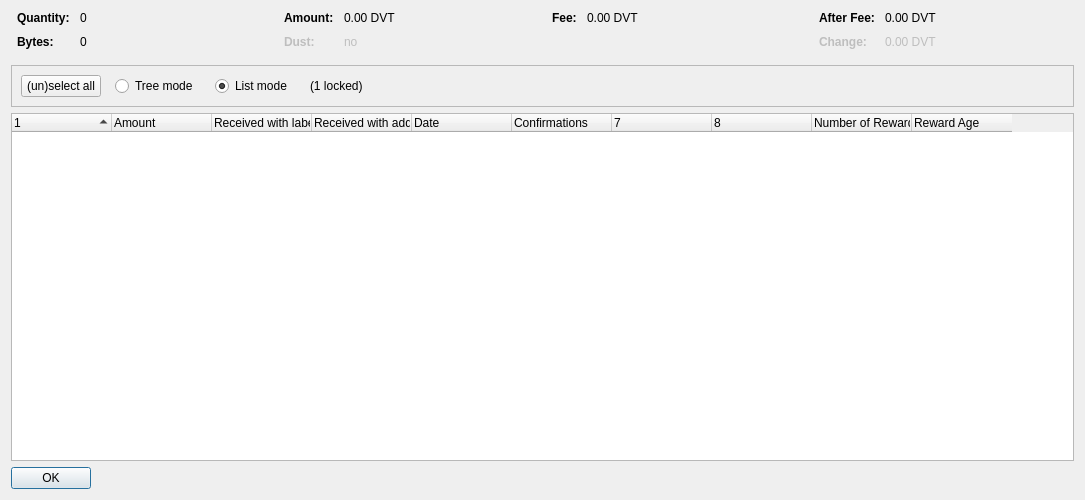
<?xml version="1.0" encoding="UTF-8"?>
<ui version="4.0">
 <class>CoinControlDialog</class>
 <widget class="QDialog" name="CoinControlDialog">
  <property name="geometry">
   <rect>
    <x>0</x>
    <y>0</y>
    <width>1085</width>
    <height>500</height>
   </rect>
  </property>
  <property name="sizePolicy">
   <sizepolicy hsizetype="Minimum" vsizetype="Preferred">
    <horstretch>0</horstretch>
    <verstretch>0</verstretch>
   </sizepolicy>
  </property>
  <property name="minimumSize">
   <size>
    <width>1085</width>
    <height>500</height>
   </size>
  </property>
  <property name="windowTitle">
   <string>Coin Selection</string>
  </property>
  <layout class="QVBoxLayout" name="verticalLayout">
   <item>
    <layout class="QHBoxLayout" name="horizontalLayoutTop" stretch="0,0,0,0">
     <property name="topMargin">
      <number>0</number>
     </property>
     <property name="bottomMargin">
      <number>10</number>
     </property>
     <item>
      <layout class="QFormLayout" name="formLayoutCoinControl1">
       <property name="horizontalSpacing">
        <number>10</number>
       </property>
       <property name="verticalSpacing">
        <number>10</number>
       </property>
       <property name="leftMargin">
        <number>6</number>
       </property>
       <property name="rightMargin">
        <number>6</number>
       </property>
       <item row="0" column="0">
        <widget class="QLabel" name="labelCoinControlQuantityText">
         <property name="font">
          <font>
           <weight>75</weight>
           <bold>true</bold>
          </font>
         </property>
         <property name="text">
          <string>Quantity:</string>
         </property>
        </widget>
       </item>
       <item row="0" column="1">
        <widget class="QLabel" name="labelCoinControlQuantity">
         <property name="cursor">
          <cursorShape>IBeamCursor</cursorShape>
         </property>
         <property name="contextMenuPolicy">
          <enum>Qt::ActionsContextMenu</enum>
         </property>
         <property name="text">
          <string notr="true">0</string>
         </property>
         <property name="textInteractionFlags">
          <set>Qt::LinksAccessibleByMouse|Qt::TextSelectableByKeyboard|Qt::TextSelectableByMouse</set>
         </property>
        </widget>
       </item>
       <item row="1" column="0">
        <widget class="QLabel" name="labelCoinControlBytesText">
         <property name="font">
          <font>
           <weight>75</weight>
           <bold>true</bold>
          </font>
         </property>
         <property name="text">
          <string>Bytes:</string>
         </property>
        </widget>
       </item>
       <item row="1" column="1">
        <widget class="QLabel" name="labelCoinControlBytes">
         <property name="cursor">
          <cursorShape>IBeamCursor</cursorShape>
         </property>
         <property name="contextMenuPolicy">
          <enum>Qt::ActionsContextMenu</enum>
         </property>
         <property name="text">
          <string notr="true">0</string>
         </property>
         <property name="textInteractionFlags">
          <set>Qt::LinksAccessibleByMouse|Qt::TextSelectableByKeyboard|Qt::TextSelectableByMouse</set>
         </property>
        </widget>
       </item>
      </layout>
     </item>
     <item>
      <layout class="QFormLayout" name="formLayoutCoinControl2">
       <property name="horizontalSpacing">
        <number>10</number>
       </property>
       <property name="verticalSpacing">
        <number>10</number>
       </property>
       <property name="leftMargin">
        <number>6</number>
       </property>
       <property name="rightMargin">
        <number>6</number>
       </property>
       <item row="0" column="0">
        <widget class="QLabel" name="labelCoinControlAmountText">
         <property name="font">
          <font>
           <weight>75</weight>
           <bold>true</bold>
          </font>
         </property>
         <property name="text">
          <string>Amount:</string>
         </property>
        </widget>
       </item>
       <item row="0" column="1">
        <widget class="QLabel" name="labelCoinControlAmount">
         <property name="cursor">
          <cursorShape>IBeamCursor</cursorShape>
         </property>
         <property name="contextMenuPolicy">
          <enum>Qt::ActionsContextMenu</enum>
         </property>
         <property name="text">
          <string notr="true">0.00 DVT</string>
         </property>
         <property name="textInteractionFlags">
          <set>Qt::LinksAccessibleByMouse|Qt::TextSelectableByKeyboard|Qt::TextSelectableByMouse</set>
         </property>
        </widget>
       </item>
       <item row="1" column="0">
        <widget class="QLabel" name="labelCoinControlLowOutputText">
         <property name="enabled">
          <bool>false</bool>
         </property>
         <property name="font">
          <font>
           <weight>75</weight>
           <bold>true</bold>
          </font>
         </property>
         <property name="text">
          <string>Dust:</string>
         </property>
        </widget>
       </item>
       <item row="1" column="1">
        <widget class="QLabel" name="labelCoinControlLowOutput">
         <property name="enabled">
          <bool>false</bool>
         </property>
         <property name="cursor">
          <cursorShape>IBeamCursor</cursorShape>
         </property>
         <property name="contextMenuPolicy">
          <enum>Qt::ActionsContextMenu</enum>
         </property>
         <property name="text">
          <string notr="true">no</string>
         </property>
         <property name="textInteractionFlags">
          <set>Qt::LinksAccessibleByMouse|Qt::TextSelectableByKeyboard|Qt::TextSelectableByMouse</set>
         </property>
        </widget>
       </item>
      </layout>
     </item>
     <item>
      <layout class="QFormLayout" name="formLayoutCoinControl3">
       <property name="horizontalSpacing">
        <number>10</number>
       </property>
       <property name="verticalSpacing">
        <number>10</number>
       </property>
       <property name="leftMargin">
        <number>6</number>
       </property>
       <property name="rightMargin">
        <number>6</number>
       </property>
       <item row="0" column="0">
        <widget class="QLabel" name="labelCoinControlFeeText">
         <property name="font">
          <font>
           <weight>75</weight>
           <bold>true</bold>
          </font>
         </property>
         <property name="text">
          <string>Fee:</string>
         </property>
        </widget>
       </item>
       <item row="0" column="1">
        <widget class="QLabel" name="labelCoinControlFee">
         <property name="cursor">
          <cursorShape>IBeamCursor</cursorShape>
         </property>
         <property name="contextMenuPolicy">
          <enum>Qt::ActionsContextMenu</enum>
         </property>
         <property name="text">
          <string notr="true">0.00 DVT</string>
         </property>
         <property name="textInteractionFlags">
          <set>Qt::LinksAccessibleByMouse|Qt::TextSelectableByKeyboard|Qt::TextSelectableByMouse</set>
         </property>
        </widget>
       </item>
      </layout>
     </item>
     <item>
      <layout class="QFormLayout" name="formLayoutCoinControl4">
       <property name="horizontalSpacing">
        <number>10</number>
       </property>
       <property name="verticalSpacing">
        <number>10</number>
       </property>
       <property name="leftMargin">
        <number>6</number>
       </property>
       <property name="rightMargin">
        <number>6</number>
       </property>
       <item row="0" column="0">
        <widget class="QLabel" name="labelCoinControlAfterFeeText">
         <property name="font">
          <font>
           <weight>75</weight>
           <bold>true</bold>
          </font>
         </property>
         <property name="text">
          <string>After Fee:</string>
         </property>
        </widget>
       </item>
       <item row="0" column="1">
        <widget class="QLabel" name="labelCoinControlAfterFee">
         <property name="cursor">
          <cursorShape>IBeamCursor</cursorShape>
         </property>
         <property name="contextMenuPolicy">
          <enum>Qt::ActionsContextMenu</enum>
         </property>
         <property name="text">
          <string notr="true">0.00 DVT</string>
         </property>
         <property name="textInteractionFlags">
          <set>Qt::LinksAccessibleByMouse|Qt::TextSelectableByKeyboard|Qt::TextSelectableByMouse</set>
         </property>
        </widget>
       </item>
       <item row="1" column="0">
        <widget class="QLabel" name="labelCoinControlChangeText">
         <property name="enabled">
          <bool>false</bool>
         </property>
         <property name="font">
          <font>
           <weight>75</weight>
           <bold>true</bold>
          </font>
         </property>
         <property name="text">
          <string>Change:</string>
         </property>
        </widget>
       </item>
       <item row="1" column="1">
        <widget class="QLabel" name="labelCoinControlChange">
         <property name="enabled">
          <bool>false</bool>
         </property>
         <property name="cursor">
          <cursorShape>IBeamCursor</cursorShape>
         </property>
         <property name="contextMenuPolicy">
          <enum>Qt::ActionsContextMenu</enum>
         </property>
         <property name="text">
          <string notr="true">0.00 DVT</string>
         </property>
         <property name="textInteractionFlags">
          <set>Qt::LinksAccessibleByMouse|Qt::TextSelectableByKeyboard|Qt::TextSelectableByMouse</set>
         </property>
        </widget>
       </item>
      </layout>
     </item>
    </layout>
   </item>
   <item>
    <widget class="QFrame" name="frame">
     <property name="minimumSize">
      <size>
       <width>0</width>
       <height>40</height>
      </size>
     </property>
     <property name="frameShape">
      <enum>QFrame::StyledPanel</enum>
     </property>
     <property name="frameShadow">
      <enum>QFrame::Sunken</enum>
     </property>
     <layout class="QHBoxLayout" name="horizontalLayout">
      <item>
       <layout class="QHBoxLayout" name="horizontalLayoutPanel" stretch="0,0,0,0,0">
        <property name="spacing">
         <number>14</number>
        </property>
        <item>
         <widget class="QPushButton" name="pushButtonSelectAll">
          <property name="sizePolicy">
           <sizepolicy hsizetype="Maximum" vsizetype="Fixed">
            <horstretch>0</horstretch>
            <verstretch>0</verstretch>
           </sizepolicy>
          </property>
          <property name="text">
           <string>(un)select all</string>
          </property>
          <property name="autoDefault">
           <bool>false</bool>
          </property>
         </widget>
        </item>
        <item>
         <widget class="QRadioButton" name="radioTreeMode">
          <property name="sizePolicy">
           <sizepolicy hsizetype="Maximum" vsizetype="Fixed">
            <horstretch>0</horstretch>
            <verstretch>0</verstretch>
           </sizepolicy>
          </property>
          <property name="text">
           <string>Tree mode </string>
          </property>
         </widget>
        </item>
        <item>
         <widget class="QRadioButton" name="radioListMode">
          <property name="sizePolicy">
           <sizepolicy hsizetype="Maximum" vsizetype="Fixed">
            <horstretch>0</horstretch>
            <verstretch>0</verstretch>
           </sizepolicy>
          </property>
          <property name="text">
           <string>List mode </string>
          </property>
          <property name="checked">
           <bool>true</bool>
          </property>
         </widget>
        </item>
        <item>
         <widget class="QLabel" name="labelLocked">
          <property name="text">
           <string notr="true">(1 locked)</string>
          </property>
         </widget>
        </item>
        <item>
         <spacer name="horizontalSpacer">
          <property name="orientation">
           <enum>Qt::Horizontal</enum>
          </property>
          <property name="sizeHint" stdset="0">
           <size>
            <width>40</width>
            <height>20</height>
           </size>
          </property>
         </spacer>
        </item>
       </layout>
      </item>
     </layout>
    </widget>
   </item>
   <item>
    <widget class="CoinControlTreeWidget" name="treeWidget">
     <property name="contextMenuPolicy">
      <enum>Qt::CustomContextMenu</enum>
     </property>
     <property name="sortingEnabled">
      <bool>false</bool>
     </property>
     <property name="columnCount">
      <number>10</number>
     </property>
     <attribute name="headerShowSortIndicator" stdset="0">
      <bool>true</bool>
     </attribute>
     <attribute name="headerStretchLastSection">
      <bool>false</bool>
     </attribute>
     <column>
      <property name="text">
       <string/>
      </property>
     </column>
     <column>
      <property name="text">
       <string>Amount</string>
      </property>
     </column>
     <column>
      <property name="text">
       <string>Received with label</string>
      </property>
     </column>
     <column>
      <property name="text">
       <string>Received with address</string>
      </property>
     </column>
     <column>
      <property name="text">
       <string>Date</string>
      </property>
     </column>
     <column>
      <property name="text">
       <string>Confirmations</string>
      </property>
      <property name="toolTip">
       <string>Confirmed</string>
      </property>
     </column>
     <column>
      <property name="text">
       <string notr="true">7</string>
      </property>
     </column>
     <column>
      <property name="text">
       <string notr="true">8</string>
      </property>
     </column>
     <column>
      <property name="text">
       <string>Number of Rewards</string>
      </property>
     </column>
     <column>
      <property name="text">
       <string>Reward Age</string>
      </property>
     </column>
    </widget>
   </item>
   <item>
    <widget class="QDialogButtonBox" name="buttonBox">
     <property name="sizePolicy">
      <sizepolicy hsizetype="Maximum" vsizetype="Fixed">
       <horstretch>0</horstretch>
       <verstretch>0</verstretch>
      </sizepolicy>
     </property>
     <property name="orientation">
      <enum>Qt::Horizontal</enum>
     </property>
     <property name="standardButtons">
      <set>QDialogButtonBox::Ok</set>
     </property>
    </widget>
   </item>
  </layout>
 </widget>
 <customwidgets>
  <customwidget>
   <class>CoinControlTreeWidget</class>
   <extends>QTreeWidget</extends>
   <header>coincontroltreewidget.h</header>
  </customwidget>
 </customwidgets>
 <resources/>
 <connections/>
</ui>
